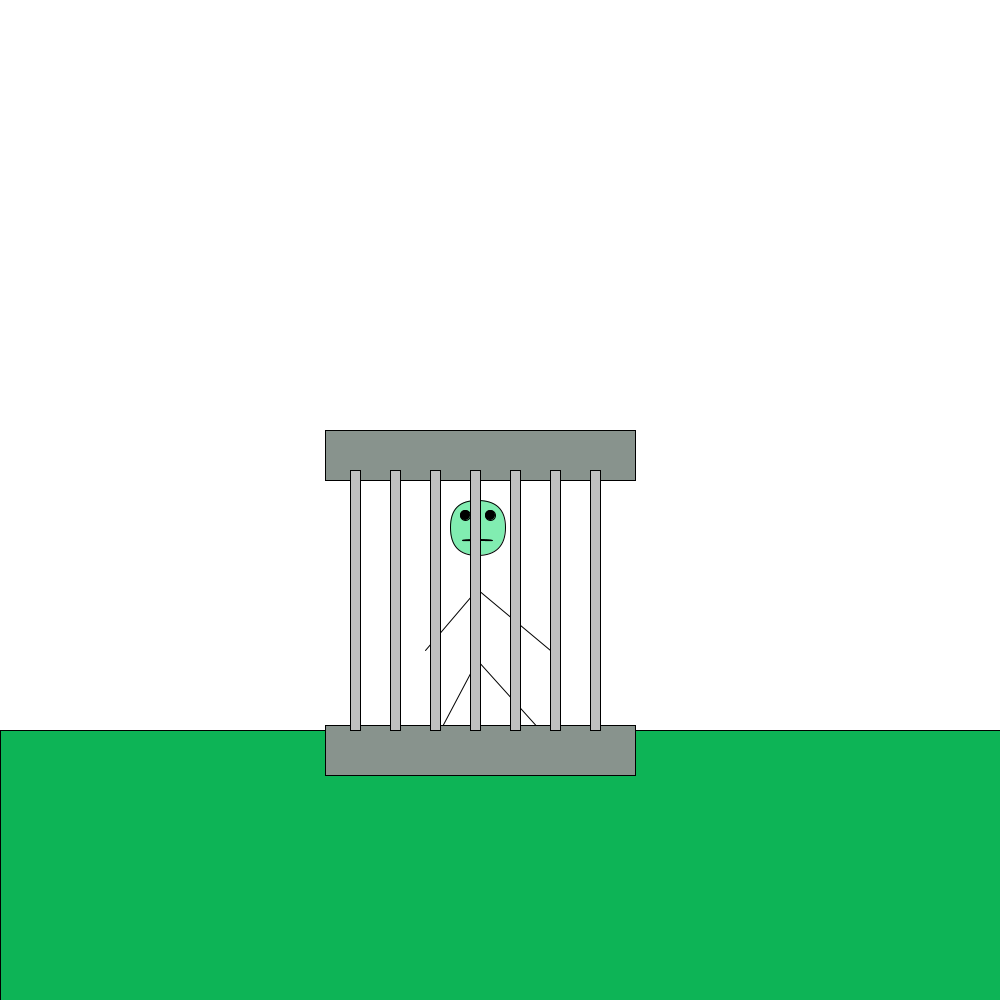
Frame 1 (no input)
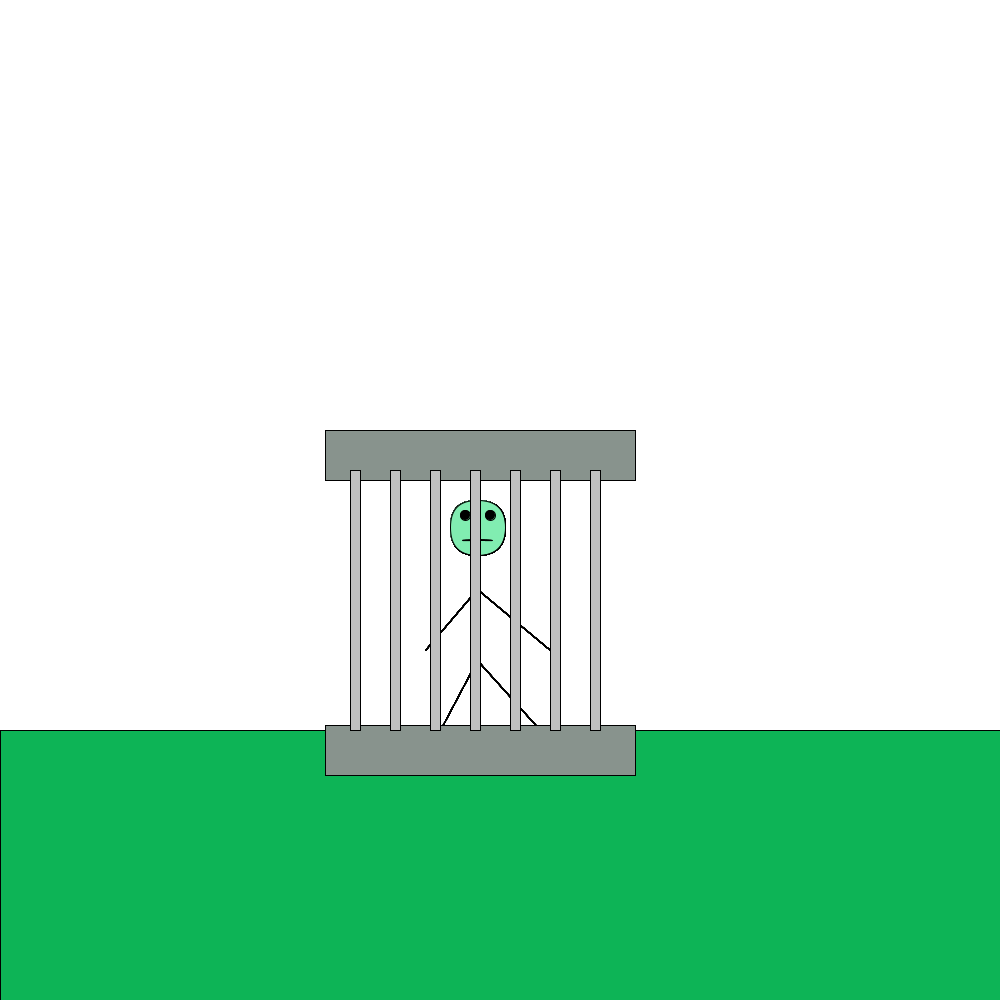
Frame 60 (the mouse pressed at the canvas centre just before this capture)
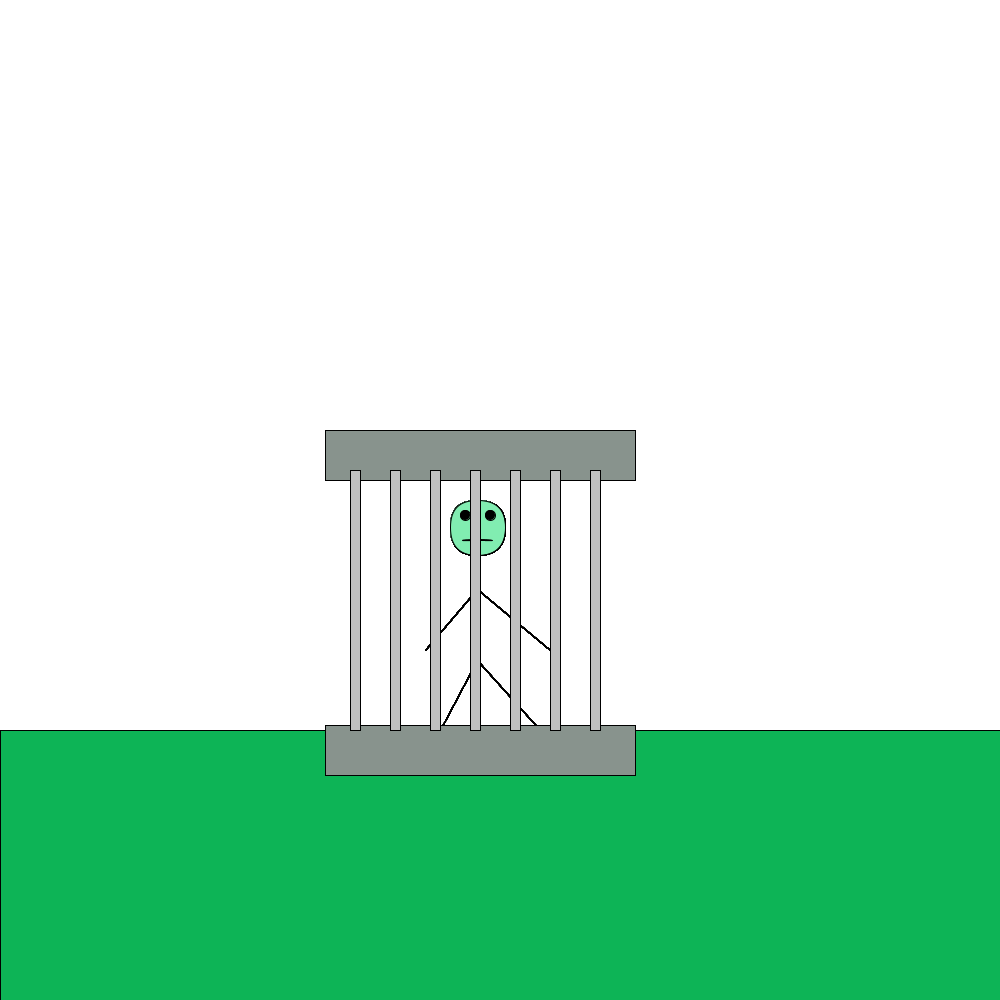
Frame 120 (the mouse held since frame 60 and released just before this capture)

The Processing sketch that drew these frames (run headless with seeded random() and noise(); from frame 60 on, the mouse is pressed at the canvas centre):

// Processing sketch: man
// ── man.pde
void setup()
{
  size(1000, 1000);
  background(#FFFFFF);
}
void draw()
{ 

  fill(#81EDB1);
  rect(450, 500, 55, 55, 90, 90, 30, 30); 
  fill(0, 0, 0);

  ellipse(465, 515, 10, 10);
  ellipse(490, 515, 10, 10);
  ellipse(477, 540, 30, 1);

  line(477, 555, 477, 660);

  line(477, 660, 540, 730);
  line(477, 660, 440, 730);

  line(477, 589, 550, 650);
  line(477, 589, 425, 650);
  

  fill(#0DB456);
  rect(0, 730, 1000, 1000); 

  fill(#88938D);
  rect(325, 430, 310, 50);
  rect(325, 725, 310, 50);

  fill(#BFBFBF);
  rect(350, 470, 10, 260);
  rect(390, 470, 10, 260);
  rect(430, 470, 10, 260);
  rect(470, 470, 10, 260);
  rect(510, 470, 10, 260);
  rect(550, 470, 10, 260);
  rect(590, 470, 10, 260);
}
